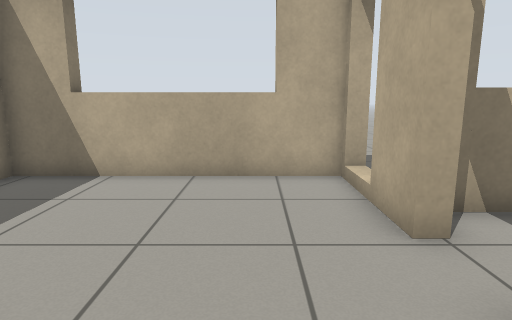
[1] (above)

19 first-person views from a walk through a Gazebo world. The camera is 0.9 m above the floor, tilts 10° down and sees 75° across. The floor is counted in squares, 0.5 m on a side. Each view is taken from the middle of a square. On the plan, view 1 faces up. The plan holds only what a view shows up to about 17 squares ahead; the rest is blank.

[2]
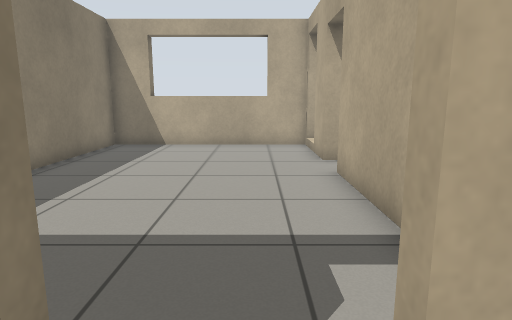

[3]
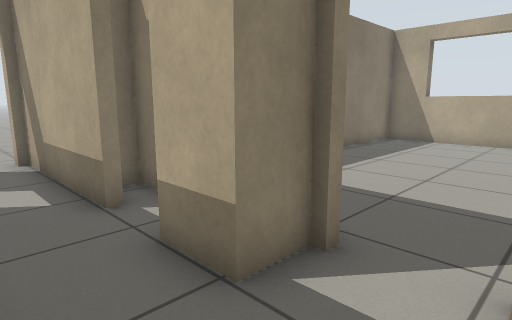

[4]
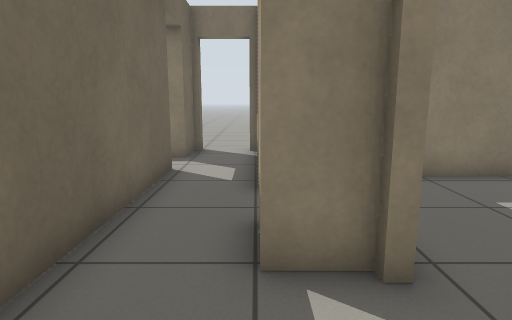

[5]
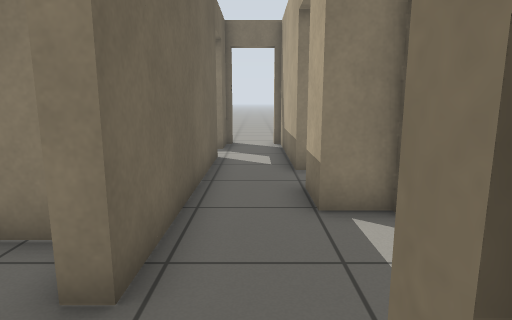

[6]
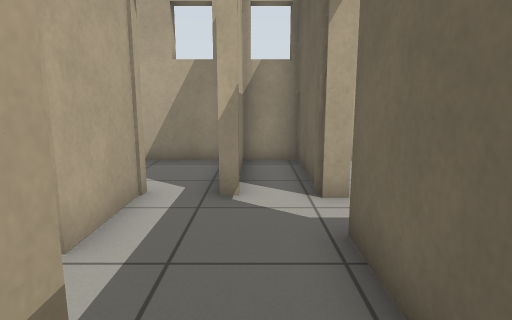

[7]
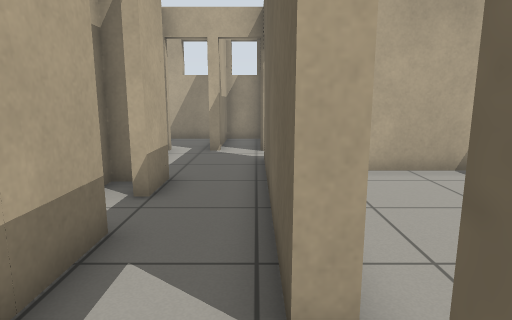

[8]
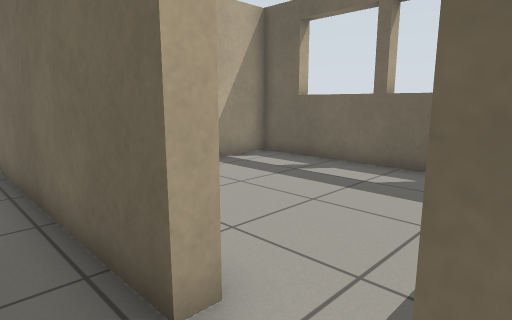

[9]
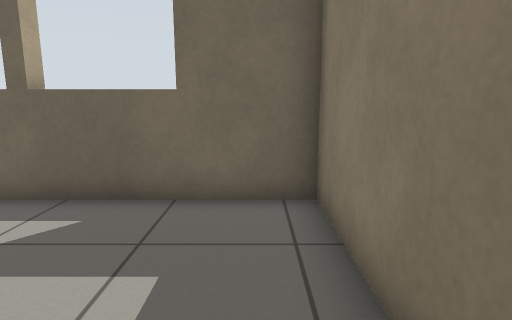

[10]
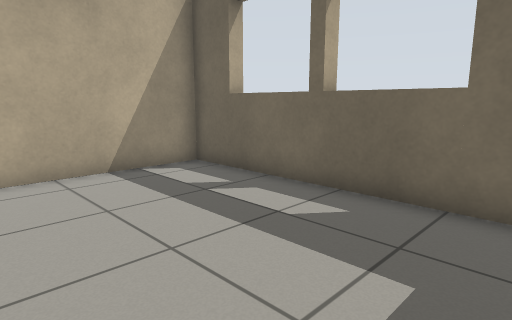

[11]
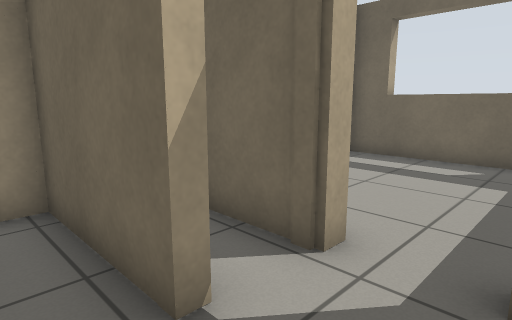

[12]
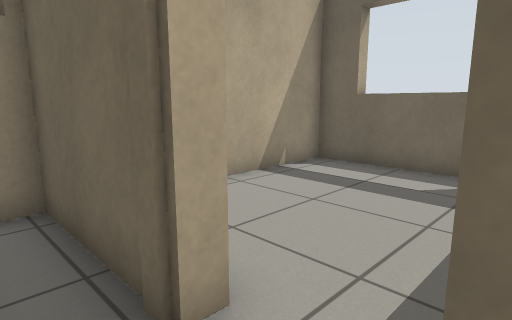

[13]
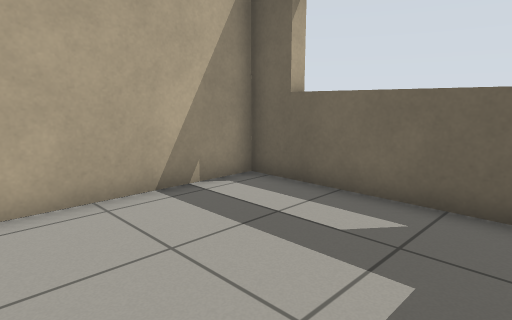

[14]
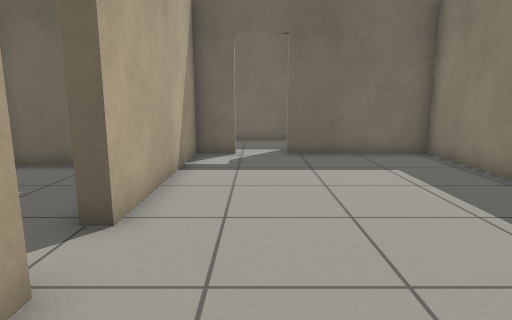

[15]
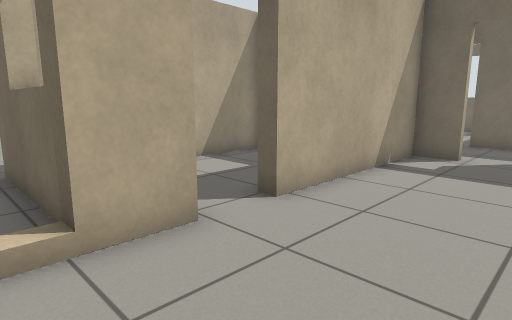

[16]
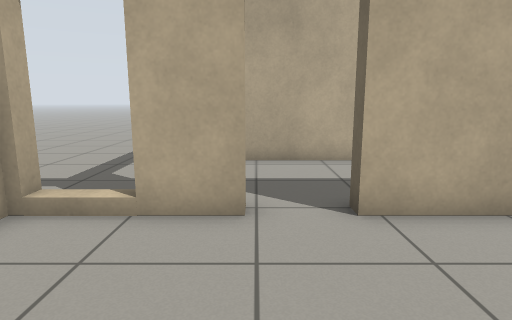

[17]
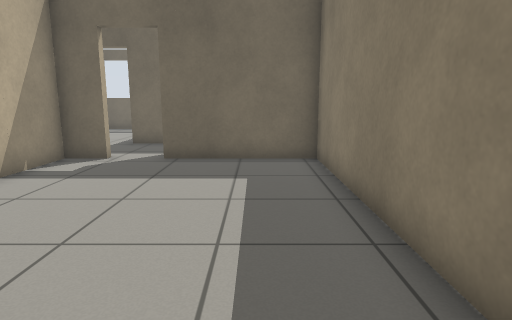

[18]
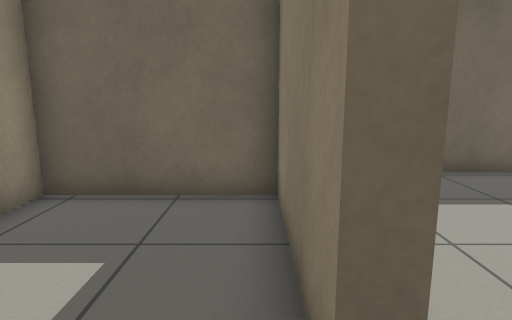

[19]
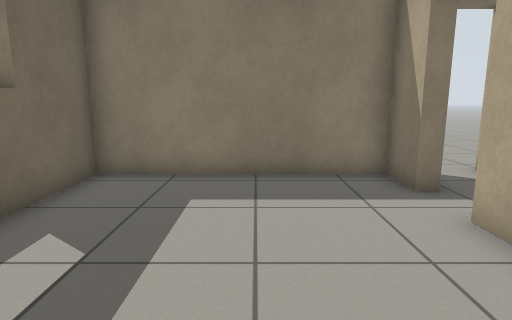

### Floor plan
Points are (right, up) in squares from view 1. A wall is a line through its corners. A room is listed if a view was taken in it or the views show most of it. See-through windows are left out.
Room 1 (views 1, 14, 15, 16, 17)
walls: (2.1, 4.2) (2.1, 6); (0.6, -4.4) (2.1, -4.4) (2.1, 2.4); (2.1, 7.9) (-5.9, 7.9) (-5.9, -4.4) (-1, -4.4)
ways out: open door at (2, 3.5) to room 6; opening at (2, 6.5)
Room 2 (views 2, 3, 4, 6, 7, 8, 11, 12)
walls: (-4.6, -6) (-10.1, -6); (-1.3, -4.6) (-1.3, -6) (-2.9, -6); (-6.8, -8.3) (1.3, -8.3); (3.1, -6.7) (3.1, -6.3); (3.6, -4.7) (0.6, -4.7); (-10.1, -8.3) (-8.6, -8.3)
ways out: open door at (-7.5, -8.5) to room 4; open door at (2.7, -7.4) to room 5; open door at (-3.5, -6) to room 7; open door at (-0.3, -4.7) to room 7; open door at (-10, -7.5)
Room 3 (view 5)
walls: (3.1, -8.3) (7.1, -8.3) (7.1, -6.7) (3.1, -6.7)
Room 4 (views 9, 10, 19)
walls: (-6, -8.7) (-6.8, -8.7); (-8.6, -8.7) (-10.1, -8.7) (-10.1, -16) (-0.4, -16) (-0.4, -10.9)
ways out: open door at (-7.5, -8.5) to room 2
Room 5 (view 13)
walls: (-0.1, -9.6) (-0.1, -10.4); (1.6, -16) (7.1, -16) (7.1, -9.9)
ways out: open door at (2.7, -7.4) to room 2
Room 6 (view 18)
walls: (2.6, 2.4) (2.6, -2.3) (7.1, -2.3) (7.1, 5); (4.3, 5.2) (3.1, 5.2)
ways out: open door at (2, 3.5) to room 1
Room 7 (no view inside)
walls: (-5.1, -4.7) (-5.9, -4.7) (-5.9, -5.1); (-1.6, -5.2) (-1.6, -4.7) (-2.1, -4.7)
ways out: open door at (-3.5, -6) to room 2; open door at (-0.3, -4.7) to room 2

Positions as (right, up) in squares from view 1, and headings:
1: (0, 0), facing up
2: (0, -6), facing up
3: (1, -8), facing up-left
4: (2, -6), facing left
5: (4, -7), facing left
6: (-3, -7), facing right
7: (-9, -8), facing right
8: (-9, -7), facing down-right
9: (-9, -10), facing down
10: (-9, -10), facing down-right
11: (1, -5), facing down-right
12: (1, -7), facing down-right
13: (1, -10), facing down-right
14: (0, 7), facing down
15: (-2, 7), facing down-right
16: (-3, 4), facing right
17: (-4, 6), facing down
18: (3, 4), facing down
19: (-2, -12), facing left
